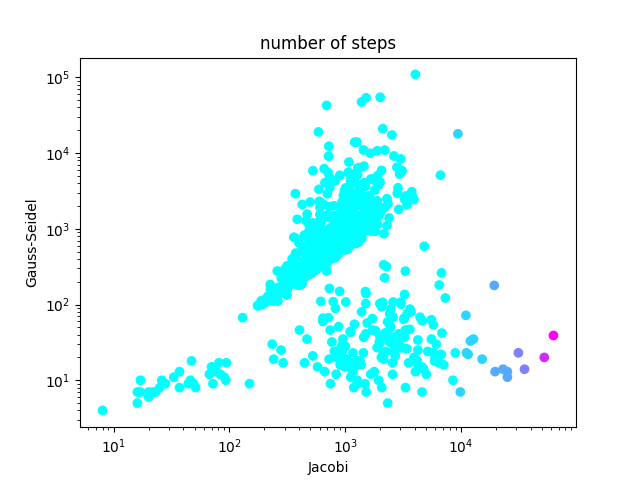

The script that saved this image:
import numpy as np
import numpy.linalg as npl
import matplotlib.pyplot as plt


def gauss_seidel(A,b,x0,max_iter,tol):
    D = np.diag(np.diag(A))
    L = np.tril(A,k=-1)
    U = np.triu(A,k=1)
    M = D + L
    N = U
    B = -np.dot(npl.inv(M),N)
    C = np.dot(npl.inv(M),b)
    xN = x0
    r = npl.norm(np.dot(A,xN)-b)
    iter = 0
    while r > tol and iter < max_iter:
        xN = np.dot(B,xN) + C
        iter = iter + 1
        r = npl.norm(np.dot(A,xN)-b)    
    if iter==max_iter:
       print('max_iter reached')
    return([xN,iter])


def jacobi(A,b,x0,max_iter,tol):
    D = np.diag(np.diag(A))
    L = np.tril(A,k=-1)
    U = np.triu(A,k=1)
    M = D 
    N = U + L
    B = -np.dot(npl.inv(M),N)
    C = np.dot(npl.inv(M),b)
    xN = x0
    r = npl.norm(np.dot(A,xN)-b) 
    iter = 0
    while r > tol and iter < max_iter:
        xN = np.dot(B,xN) + C
        iter = iter + 1
        r = npl.norm(np.dot(A,xN)-b)    
    if iter==max_iter:
       print('max_iter reached')
    return([xN,iter])
 

b = np.array([[1],[1]])
x0 = np.array([[0],[0]])
max_iter = 10
tol = 10**-10

A1 = np.array([[1,0],[0,2]])
A2 = np.array([[1,1],[0,2]])

#test of the jacobi and gauss seidel functions for matrix A1 and matrix A2.
A = A1
solJ = jacobi(A,b,x0,max_iter,tol)
solGS = gauss_seidel(A,b,x0,max_iter,tol)
print ('solution by Jacobi method for matrix A1:'+str(solJ[0]))
print ('solution by Gauss Seidel method for matrix A1:'+str(solGS[0]))


A = A2
solJ = jacobi(A,b,x0,max_iter,tol)
solGS = gauss_seidel(A,b,x0,max_iter,tol)
print ('solution by Jacobi method for matrix A2:'+str(solJ[0]))
print ('solution by Gauss Seidel method for matrix A2:'+str(solGS[0]))


#In the while loop the condition is det (A) == 0, to compute
#matrix A again if it turns out to be singular.
def matrix_and_vector(n):
    A = np.random.rand(n, n)
    while npl.det(A)==0:   
      A = np.random.rand(n, n)
    b = np.random.rand(n, 1)
    return([A,b])

trials_J = []
trials_GS = []
Ntrials = 10**3
trials = 0
x0 = np.transpose(np.array([[0,0,0]]))
max_iter = 10**6
tol = 10**-5
while trials<Ntrials:
    Ab = matrix_and_vector(3)
    A = Ab [0]
    b = Ab [1]
    rGS= gauss_seidel(A,b,x0,max_iter,tol)
    rJ = jacobi(A,b,x0,max_iter,tol)
    if rJ[1]!=max_iter and rGS[1]!=max_iter:
       trials_J.append(rJ[1])
       trials_GS.append(rGS[1])
       trials = trials + 1
       #print(trials)


plt.scatter(trials_J,trials_GS,c=trials_J,cmap=plt.cm.get_cmap("cool",7))
plt.ylabel('Gauss-Seidel')
plt.xlabel('Jacobi')
plt.yscale('log')
plt.xscale('log')
plt.title('number of steps')
plt.savefig('JvsGS')
plt.show()


